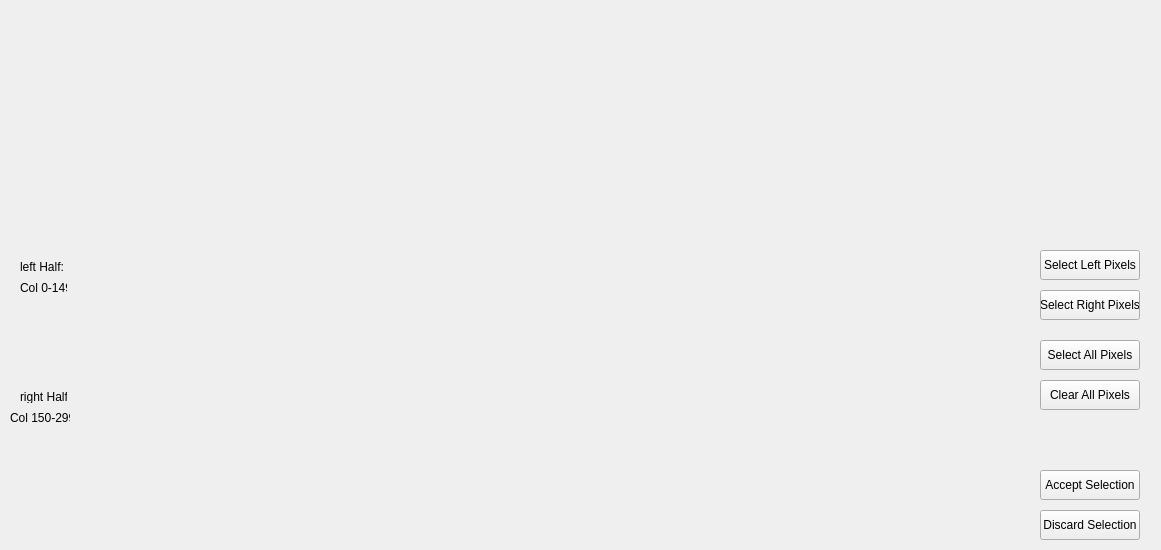
<?xml version="1.0" encoding="UTF-8"?>
<ui version="4.0">
 <class>DigSelect</class>
 <widget class="QWidget" name="DigSelect">
  <property name="geometry">
   <rect>
    <x>0</x>
    <y>0</y>
    <width>1161</width>
    <height>550</height>
   </rect>
  </property>
  <property name="windowTitle">
   <string>Form</string>
  </property>
  <widget class="QLabel" name="label">
   <property name="geometry">
    <rect>
     <x>20</x>
     <y>260</y>
     <width>47</width>
     <height>13</height>
    </rect>
   </property>
   <property name="text">
    <string>left Half:</string>
   </property>
  </widget>
  <widget class="QLabel" name="label_2">
   <property name="geometry">
    <rect>
     <x>20</x>
     <y>280</y>
     <width>47</width>
     <height>16</height>
    </rect>
   </property>
   <property name="text">
    <string>Col 0-149</string>
   </property>
  </widget>
  <widget class="QLabel" name="label_3">
   <property name="geometry">
    <rect>
     <x>20</x>
     <y>390</y>
     <width>47</width>
     <height>13</height>
    </rect>
   </property>
   <property name="text">
    <string>right Half:</string>
   </property>
  </widget>
  <widget class="QLabel" name="label_4">
   <property name="geometry">
    <rect>
     <x>10</x>
     <y>410</y>
     <width>60</width>
     <height>16</height>
    </rect>
   </property>
   <property name="text">
    <string>Col 150-299</string>
   </property>
  </widget>
  <widget class="QPushButton" name="selAll">
   <property name="geometry">
    <rect>
     <x>1040</x>
     <y>340</y>
     <width>100</width>
     <height>30</height>
    </rect>
   </property>
   <property name="text">
    <string>Select All Pixels</string>
   </property>
  </widget>
  <widget class="QPushButton" name="selNone">
   <property name="geometry">
    <rect>
     <x>1040</x>
     <y>380</y>
     <width>100</width>
     <height>30</height>
    </rect>
   </property>
   <property name="text">
    <string>Clear All Pixels</string>
   </property>
  </widget>
  <widget class="QPushButton" name="acceptButton">
   <property name="geometry">
    <rect>
     <x>1040</x>
     <y>470</y>
     <width>100</width>
     <height>30</height>
    </rect>
   </property>
   <property name="text">
    <string>Accept Selection</string>
   </property>
  </widget>
  <widget class="QPushButton" name="discardButton">
   <property name="geometry">
    <rect>
     <x>1040</x>
     <y>510</y>
     <width>100</width>
     <height>30</height>
    </rect>
   </property>
   <property name="text">
    <string>Discard Selection</string>
   </property>
  </widget>
  <widget class="QPushButton" name="selLeft">
   <property name="geometry">
    <rect>
     <x>1040</x>
     <y>250</y>
     <width>100</width>
     <height>30</height>
    </rect>
   </property>
   <property name="text">
    <string>Select Left Pixels</string>
   </property>
  </widget>
  <widget class="QPushButton" name="selRight">
   <property name="geometry">
    <rect>
     <x>1040</x>
     <y>290</y>
     <width>100</width>
     <height>30</height>
    </rect>
   </property>
   <property name="text">
    <string>Select Right Pixels</string>
   </property>
  </widget>
 </widget>
 <resources/>
 <connections/>
</ui>
